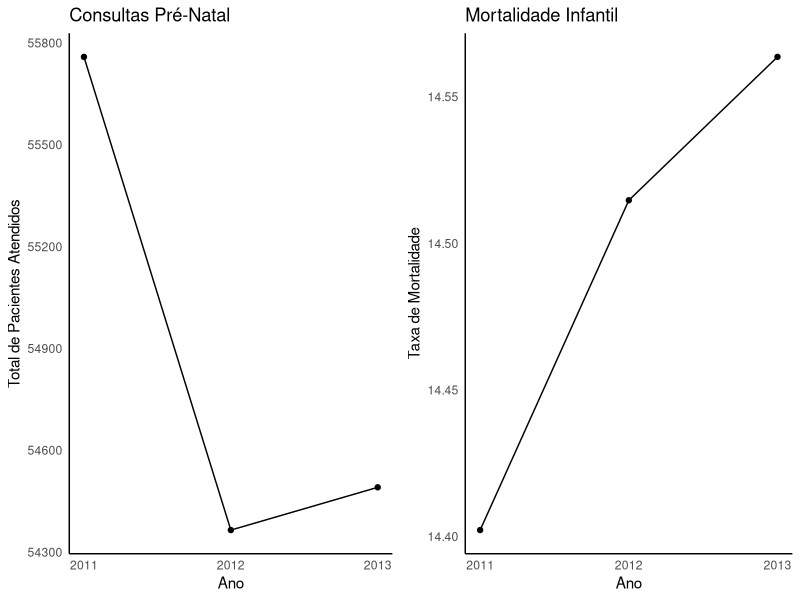
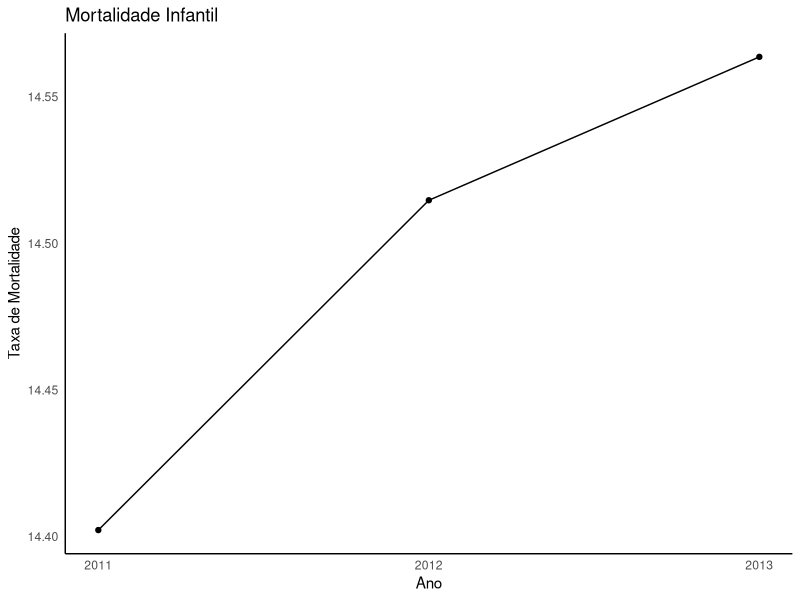
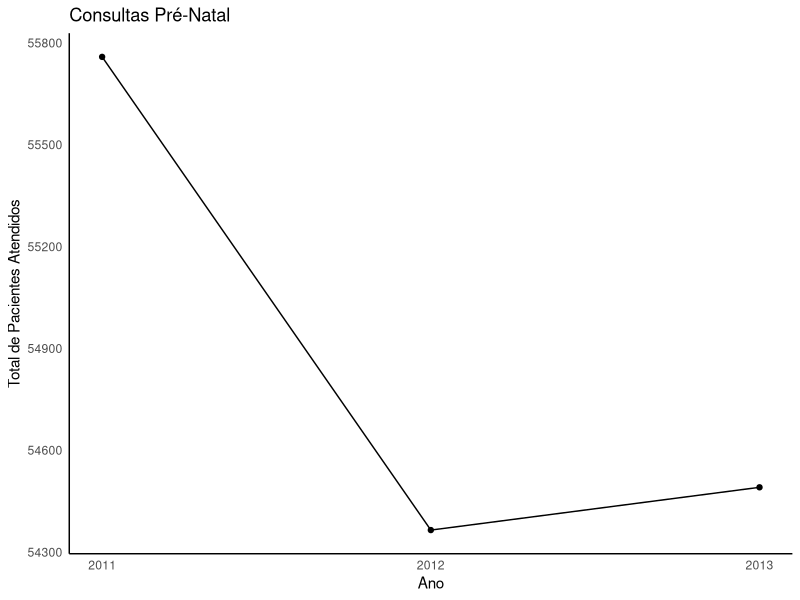

Source code (R) for these figures, in order:
## ---- chunk 1
library(ggplot2)
require(gridExtra)
library(gtable)
library(grid)
library(dplyr)
## ---- chunk 2
pre_natal_2011 <- read.csv("data/Consult_pre-natal_PARAIBA_2011_sem_acento.csv", sep=";")
pre_natal_2012 <- read.csv("data/Consult_pre-natal_PARAIBA_2012_sem_acento.csv", sep=";")
pre_natal_2013 <- read.csv("data/Consult_pre-natal_PARAIBA_2013_sem_acento.csv", sep=";")

nascidos_vivos_2011 <- read.csv("data/NASCIDOS_VIVOS_PARAIBA_2011_sem_acento.csv", sep=";")
nascidos_vivos_2012 <- read.csv("data/NASCIDOS_VIVOS_PARAIBA_2012_sem_acento.csv", sep=";")
nascidos_vivos_2013 <- read.csv("data/NASCIDOS_VIVOS_PARAIBA_2013_sem_acento.csv", sep=";")

obitos_infantis_2011 <- read.csv("data/OBITOS_INFANTIS_PARAIBA_2011_sem_acento.csv", sep=";")
obitos_infantis_2012 <- read.csv("data/OBITOS_INFANTIS_PARAIBA_2012_sem_acento.csv", sep=";")
obitos_infantis_2013 <- read.csv("data/OBITOS_INFANTIS_PARAIBA_2013_sem_acento.csv", sep=";")

obitos_infantis_2012[,5] <-  NULL
## ---- chunk 3
# Calcula a taxa de mortalidade
calcula_mortalidade <- function(df_obitos, df_nascidos_vivos){
  df_obitos$Municipio <- as.character(df_obitos$Municipio)
  obitos <- filter(df_obitos, Municipio == "Total")[,5]
  
  df_nascidos_vivos$Municipio <- as.character(df_nascidos_vivos$Municipio)
  nascidos_vivos <- filter(df_nascidos_vivos, Municipio == "Total")[,2]
  
  (obitos/nascidos_vivos) * 1000
}

mortalidade_2011 <- calcula_mortalidade(obitos_infantis_2011, nascidos_vivos_2011)
mortalidade_2012 <- calcula_mortalidade(obitos_infantis_2012, nascidos_vivos_2012)
mortalidade_2013 <- calcula_mortalidade(obitos_infantis_2013, nascidos_vivos_2013)

mortalidade <- data.frame(ano = c(2011, 2012, 2013),
                          taxa = c(mortalidade_2011, mortalidade_2012, mortalidade_2013))


m <- ggplot(data = mortalidade, aes(x=ano, y = taxa, group=1)) + 
  geom_line() +
  geom_point() + 
  labs(y='Taxa de Mortalidade', x='Ano', title = "Mortalidade Infantil") + 
  theme_classic() + 
  theme(axis.ticks = element_blank()) +
  scale_x_continuous(breaks=2011:2013)

png("plot/mortalidade.png", width = 800, height = 600)
m
dev.off()
## ---- chunk 4
totalConsultas <- function(data) {
  data[,3] <- as.numeric(as.character(data[,3]))
  data[,4] <- as.numeric(as.character(data[,4]))
  data[,5] <- as.numeric(as.character(data[,5]))
  
  data[is.na(data)] <- 0
  
  data$totalConsultas <- data[,3] + data[,4] + data[,5]
  tail(data, 1)$totalConsultas
}

pre_natal_2011_total <- totalConsultas(pre_natal_2011)
pre_natal_2012_total <- totalConsultas(pre_natal_2012)
pre_natal_2013_total <- totalConsultas(pre_natal_2013)

pre_natal <- data.frame(ano = c(2011, 2012, 2013),
                          consultas = c(pre_natal_2011_total, pre_natal_2012_total, pre_natal_2013_total))


p <- ggplot(data = pre_natal, aes(x=ano, y = consultas, group=1)) + 
  geom_line() +
  geom_point() + 
  labs(y='Total de Pacientes Atendidos', x='Ano', title = "Consultas Pré-Natal") + 
  theme_classic() + 
  theme(axis.ticks = element_blank()) +
  scale_x_continuous(breaks=2011:2013)

png("plot/pre_natal.png", width = 800, height = 600)
p
dev.off()
## ---- chunk 5
grid.arrange(p, m, ncol=2)
png("plot/comparacao.png", width = 800, height = 600)
dev.off()
